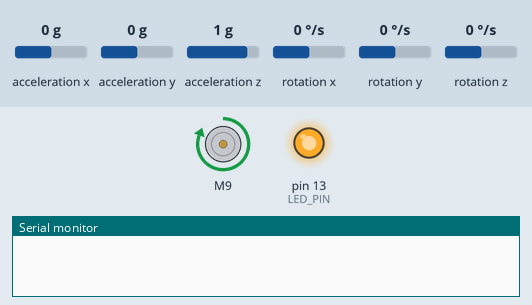
Bench run of a sketch on a simulated Arduino Uno, built with avr-gcc and run on an emulated ATmega328P. Parts: DC motor (green arrow = forward, orange = backward, longer = faster), output pins drawn as LEDs (lit = HIGH), the last lines printed to the serial monitor. Inputs (shaded band) come from the test bench; at power-on: acceleration x 0 g, acceleration y 0 g, acceleration z 1 g, rotation x 0 °/s, rotation y 0 °/s, rotation z 0 °/s.

Above: at 0.1 s.
At 8.1 s:
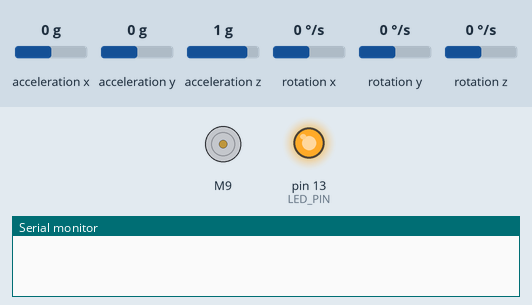
At 25.6 s:
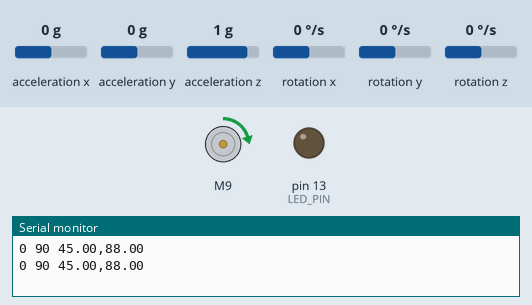
Timing chart, 0 to 27.1 s (numbered marks = the images above):
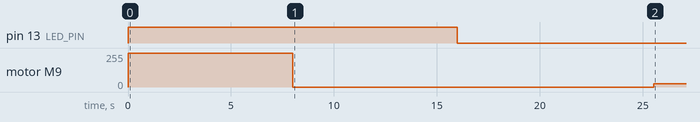

Measured:
- by itself, motor M9: stopped → forward 255/255 at 0.00 s, → stopped 8.0 s later, → forward 25/255 17.5 s later

The sketch:

BrushlessPID.ino
```cpp
// Include LCD and I2C library

#include <Wire.h>

//Declaring some global variables
int gyro_x, gyro_y, gyro_z;
long acc_x, acc_y, acc_z, acc_total_vector;
int temperature;
long gyro_x_cal, gyro_y_cal, gyro_z_cal;
long loop_timer;
float angle_pitch, angle_roll;
int angle_pitch_buffer, angle_roll_buffer;
boolean set_gyro_angles;
float angle_roll_acc, angle_pitch_acc;
float angle_pitch_output, angle_roll_output;

#include "ESC.h"
#define LED_PIN (13)              // Pin for the LED

ESC myESC (9, 1000, 2000, 500);   // ESC_Name (ESC PIN, Minimum Value, Maximum Value, Arm Value)

unsigned long lastTime;
double Input, Output;
double Iterm, lastErr;
double Setpoint;
double error;
double dErr;
int SampleTime = 10; //0.01 sec
double offset = 88;
double SampleTimeInSec = ((double)SampleTime) / 1000;
double  kp = 2.04;   // Ku = 3.4 Tu = 1.24
double  ki =  3.41 * SampleTimeInSec;   //3.62
double  kd = 0.306 / SampleTimeInSec;  //0.325
double  ue = 40;
unsigned long current_millis;
unsigned long previous_millis = 0;
unsigned long interval = 50;
long lastDebounceTime = 0;
long debounceDelay = 1000;

void setup() {
  pinMode(4, INPUT);
  pinMode(LED_PIN, OUTPUT);       // LED Visual Output (can be removed)
  digitalWrite(LED_PIN, HIGH);    // LED High while signal is High (can be removed)
  myESC.calib();                  // Calibration of the Max and Min value the ESC is expecting
  myESC.stop();                   // Stop the ESC to avoid damage or injuries
  digitalWrite(LED_PIN, LOW);     // LED Low when the calibration is done (can be removed)
  Wire.begin();                                                        //Start I2C as master
  Serial.begin(57600);                                               //Use only for debugging

  setup_mpu_6050_registers();                                          //Setup the registers of the MPU-6050 (500dfs / +/-8g) and start the gyro


  for (int cal_int = 0; cal_int < 2000 ; cal_int ++) {                 //Run this code 2000 times
    read_mpu_6050_data();                                              //Read the raw acc and gyro data from the MPU-6050
    gyro_x_cal += gyro_x;                                              //Add the gyro x-axis offset to the gyro_x_cal variable
    gyro_y_cal += gyro_y;                                              //Add the gyro y-axis offset to the gyro_y_cal variable
    gyro_z_cal += gyro_z;                                              //Add the gyro z-axis offset to the gyro_z_cal variable
    delay(3);                                                          //Delay 3us to simulate the 250Hz program loop
  }
  gyro_x_cal /= 2000;                                                  //Divide the gyro_x_cal variable by 2000 to get the avarage offset
  gyro_y_cal /= 2000;                                                  //Divide the gyro_y_cal variable by 2000 to get the avarage offset
  gyro_z_cal /= 2000;                                                  //Divide the gyro_z_cal variable by 2000 to get the avarage offset

  loop_timer = micros();                                               //Reset the loop timer
}

void loop() {

  current_millis = millis();

  read_mpu_6050_data();                                                //Read the raw acc and gyro data from the MPU-6050

  gyro_x -= gyro_x_cal;                                                //Subtract the offset calibration value from the raw gyro_x value
  gyro_y -= gyro_y_cal;                                                //Subtract the offset calibration value from the raw gyro_y value
  gyro_z -= gyro_z_cal;                                                //Subtract the offset calibration value from the raw gyro_z value

  //Gyro angle calculations
  //0.0000611 = 1 / (250Hz / 65.5)
  angle_pitch += gyro_x * 0.0000611;                                   //Calculate the traveled pitch angle and add this to the angle_pitch variable
  angle_roll += gyro_y * 0.0000611;                                    //Calculate the traveled roll angle and add this to the angle_roll variable

  //0.000001066 = 0.0000611 * (3.142(PI) / 180degr) The Arduino sin function is in radians
  angle_pitch += angle_roll * sin(gyro_z * 0.000001066);               //If the IMU has yawed transfer the roll angle to the pitch angel
  angle_roll -= angle_pitch * sin(gyro_z * 0.000001066);               //If the IMU has yawed transfer the pitch angle to the roll angel

  //Accelerometer angle calculations
  acc_total_vector = sqrt((acc_x * acc_x) + (acc_y * acc_y) + (acc_z * acc_z)); //Calculate the total accelerometer vector
  //57.296 = 1 / (3.142 / 180) The Arduino asin function is in radians
  angle_pitch_acc = asin((float)acc_y / acc_total_vector) * 57.296;    //Calculate the pitch angle
  angle_roll_acc = asin((float)acc_x / acc_total_vector) * -57.296;    //Calculate the roll angle

  //Place the MPU-6050 spirit level and note the values in the following two lines for calibration
  angle_pitch_acc -= 0.0;                                              //Accelerometer calibration value for pitch
  angle_roll_acc -= 0.0;                                               //Accelerometer calibration value for roll

  if (set_gyro_angles) {                                               //If the IMU is already started
    angle_pitch = angle_pitch * 0.9996 + angle_pitch_acc * 0.0004;     //Correct the drift of the gyro pitch angle with the accelerometer pitch angle
    angle_roll = angle_roll * 0.9996 + angle_roll_acc * 0.0004;        //Correct the drift of the gyro roll angle with the accelerometer roll angle
  }
  else {                                                               //At first start
    angle_pitch = angle_pitch_acc;                                     //Set the gyro pitch angle equal to the accelerometer pitch angle
    angle_roll = angle_roll_acc;                                       //Set the gyro roll angle equal to the accelerometer roll angle
    set_gyro_angles = true;                                            //Set the IMU started flag
  }

  //To dampen the pitch and roll angles a complementary filter is used
  angle_pitch_output = angle_pitch_output * 0.9 + angle_pitch * 0.1;   //Take 90% of the output pitch value and add 10% of the raw pitch value
  angle_roll_output = angle_roll_output * 0.9 + angle_roll * 0.1;      //Take 90% of the output roll value and add 10% of the raw roll value

  while (micros() - loop_timer < 4000);                                //Wait until the loop_timer reaches 4000us (250Hz) before starting the next loop
  loop_timer = micros();                                               //Reset the loop timer
  //Input = angle_pitch_output + offset;
  //Setpoint = 45;
  Compute();
  command();

  //   if ((current_millis - previous_millis) >= interval)
  //{
  //
  //    Serial.print(kd * dErr);
  //     Serial.print(" ");
  //     Serial.print(kp * error);
  //     Serial.print(" ");
  //     Serial.print(Iterm/100);
  //     Serial.print(",");
  //     Serial.println(Setpoint - (angle_pitch_output + offset));
  //     previous_millis = millis();
  //}


}

void command() {
  myESC.speed(Output);
}
```

Compute.ino
```cpp
void Compute() {

  unsigned long now = millis();
  int timeChange = (now - lastTime);
  if (timeChange >= SampleTime)
  {
    Input = angle_pitch_output + offset;
    Setpoint = 45;
    error = Setpoint - Input;
    Iterm += ki * error;
    if (Iterm > 1300.0)Iterm = 1300.0;
    dErr = (error - lastErr);
    Output = 1100 + ue + (kp * error) + Iterm + (kd * dErr);
    if (Output > 1300.0)Output = 1300.0;
    else if (Output < 1100.0) Output = 1100.0;
    lastErr = error;
    lastTime = now;
  }
  if ((current_millis - previous_millis) >= interval)
  {

    Serial.print(0);
    Serial.print(" ");
    Serial.print(90);
    Serial.print(" ");
    Serial.print(Setpoint);
    Serial.print(",");
    Serial.println(Input);
    previous_millis = millis();
  }

}
```

MPU.ino
```cpp
void read_mpu_6050_data() {                                            //Subroutine for reading the raw gyro and accelerometer data
  Wire.beginTransmission(0x68);                                        //Start communicating with the MPU-6050
  Wire.write(0x3B);                                                    //Send the requested starting register
  Wire.endTransmission();                                              //End the transmission
  Wire.requestFrom(0x68, 14);                                          //Request 14 bytes from the MPU-6050
  while (Wire.available() < 14);                                       //Wait until all the bytes are received
  acc_x = Wire.read() << 8 | Wire.read();                              //Add the low and high byte to the acc_x variable
  acc_y = Wire.read() << 8 | Wire.read();                              //Add the low and high byte to the acc_y variable
  acc_z = Wire.read() << 8 | Wire.read();                              //Add the low and high byte to the acc_z variable
  temperature = Wire.read() << 8 | Wire.read();                        //Add the low and high byte to the temperature variable
  gyro_x = Wire.read() << 8 | Wire.read();                             //Add the low and high byte to the gyro_x variable
  gyro_y = Wire.read() << 8 | Wire.read();                             //Add the low and high byte to the gyro_y variable
  gyro_z = Wire.read() << 8 | Wire.read();                             //Add the low and high byte to the gyro_z variable

}

void setup_mpu_6050_registers() {
  //Activate the MPU-6050
  Wire.beginTransmission(0x68);                                        //Start communicating with the MPU-6050
  Wire.write(0x6B);                                                    //Send the requested starting register
  Wire.write(0x00);                                                    //Set the requested starting register
  Wire.endTransmission();                                              //End the transmission
  //Configure the accelerometer (+/-8g)
  Wire.beginTransmission(0x68);                                        //Start communicating with the MPU-6050
  Wire.write(0x1C);                                                    //Send the requested starting register
  Wire.write(0x00);                                                    //Set the requested starting register
  Wire.endTransmission();                                              //End the transmission
  //Configure the gyro (500dps full scale)
  Wire.beginTransmission(0x68);                                        //Start communicating with the MPU-6050
  Wire.write(0x1B);                                                    //Send the requested starting register
  Wire.write(0x08);                                                    //Set the requested starting register
  Wire.endTransmission();                                              //End the transmission
  Wire.beginTransmission(0x68);
  Wire.write(0x1A);  // the config address
  Wire.write(0x03);  // the config value
  Wire.endTransmission(true);
}
```
